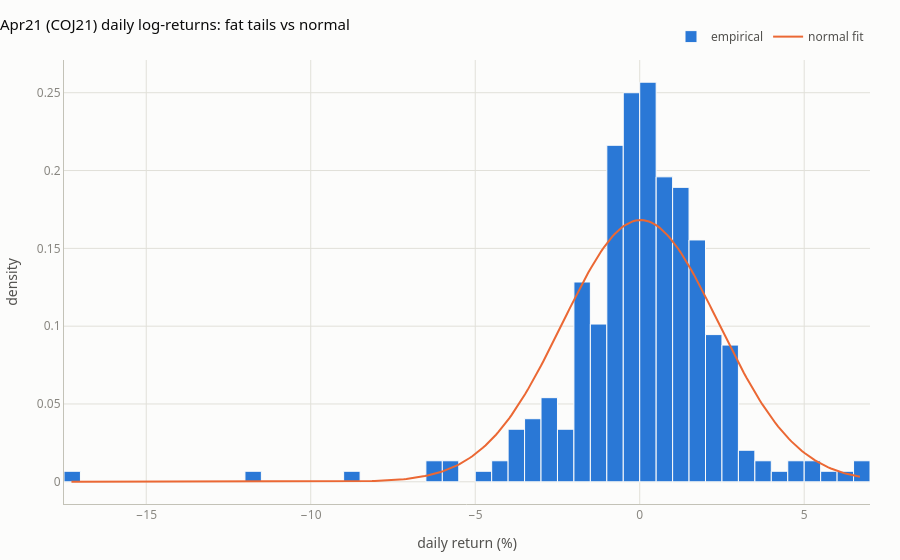

The cell this chart's notebook holds for it:
### Markdown cell above
### Returns: fat tails

### Code cell
rs = res.return_stats
assert rs["ann_vol"].between(0.30, 0.45).all()
assert (rs["excess_kurtosis"] > 5).all()
assert (rs["skew"] < -1).all()
fig["Return distribution"].show()
rs.round(3)

### Figure 1 — Plotly figure (JSON) as saved in the notebook; plotly's stock layout.template omitted (floating-point values rounded to 4 significant figures; data arrays with more than 128 entries replaced by an {"elided": "..."} marker saying what was removed)
{"data": [{"histnorm": "probability density", "marker": {"color": "#2a78d6", "line": {"color": "#fcfcfb", "width": 1}}, "name": "empirical", "nbinsx": 80, "type": "histogram", "x": {"elided": "296 float values"}}, {"line": {"color": "#eb6834", "width": 2}, "mode": "lines", "name": "normal fit", "type": "scatter", "x": {"elided": "300 float values"}, "y": {"elided": "300 float values"}}], "layout": {"bargap": 0, "font": {"color": "#52514e", "family": "system-ui, -apple-system, \"Segoe UI\", sans-serif", "size": 12}, "hoverlabel": {"bgcolor": "#fcfcfb", "font": {"color": "#0b0b0b"}}, "hovermode": "x unified", "legend": {"orientation": "h", "x": 1, "xanchor": "right", "y": 1.02, "yanchor": "bottom"}, "margin": {"b": 50, "l": 60, "r": 30, "t": 60}, "paper_bgcolor": "#fcfcfb", "plot_bgcolor": "#fcfcfb", "title": {"font": {"color": "#0b0b0b", "size": 15}, "text": "Apr21 (COJ21) daily log-returns: fat tails vs normal", "x": 0, "xanchor": "left"}, "xaxis": {"gridcolor": "#e1e0d9", "linecolor": "#c3c2b7", "showline": true, "tickfont": {"color": "#898781"}, "title": {"font": {"color": "#52514e"}, "text": "daily return (%)"}, "zeroline": false}, "yaxis": {"gridcolor": "#e1e0d9", "linecolor": "#c3c2b7", "tickfont": {"color": "#898781"}, "title": {"font": {"color": "#52514e"}, "text": "density"}, "zeroline": false}}}
